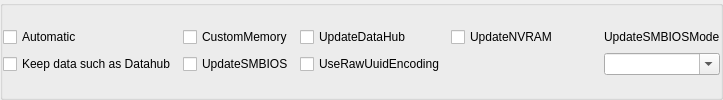
            <widget class="QGroupBox" name="groupBox_13">
             <property name="title">
              <string/>
             </property>
             <layout class="QGridLayout" name="gridLayout_54">
              <property name="leftMargin">
               <number>0</number>
              </property>
              <property name="topMargin">
               <number>0</number>
              </property>
              <property name="rightMargin">
               <number>0</number>
              </property>
              <property name="bottomMargin">
               <number>0</number>
              </property>
              <item row="0" column="0">
               <layout class="QGridLayout" name="gridLayout_27">
                <item row="1" column="0">
                 <widget class="QCheckBox" name="chkSaveDataHub">
                  <property name="toolTip">
                   <string notr="true">Whether to keep data such as Datahub when selecting Automatic.

----

选择自动时，是否要保留Datahub等数据。</string>
                  </property>
                  <property name="statusTip">
                   <string>Whether to keep data such as Datahub when selecting Automatic</string>
                  </property>
                  <property name="text">
                   <string>Keep data such as Datahub</string>
                  </property>
                 </widget>
                </item>
                <item row="1" column="2">
                 <widget class="QCheckBox" name="chkUseRawUuidEncoding">
                  <property name="toolTip">
                   <string notr="true">Each UUID AABBCCDD-EEFF-GGHH-IIJJ-KKLLMMNNOOPP is essentially a hexadecimal 16-byte number. 

It can be encoded in two ways:

• Big Endian — by writing all the bytes as they are without making any order changes ({AA BB CC DD EE FF GG HH II JJ KK LL MM NN OO PP}). This method is also known as RFC 4122 encoding or Raw encoding.

• Little Endian — by interpreting the bytes as numbers and using Little Endian byte representation ({DD CC BB AA FF EE HH GG II JJ KK LL MM NN OO PP}).

SMBIOS specification did not explicitly specify the encoding format for the UUID up to SMBIOS 2.6, where it stated that Little Endian encoding shall be used. This led to the confusion in both firmware implementations and system software as different vendors used different encodings prior to that.

• Apple uses Big Endian format everywhere but it ignores SMBIOS UUID within macOS.

• dmidecode uses Big Endian format for SMBIOS 2.5.x or lower and Little Endian for 2.6 and newer.

Acidanthera dmidecode prints all the three.

• Windows uses Little Endian format everywhere, but it only affects the visual representation of the values.

OpenCore always sets a recent SMBIOS version (currently 3.2) when generating the modified DMI tables. If UseRawUuidEncoding is enabled, then Big Endian format is used to store the SystemUUID data. Otherwise Little Endian is used.

Note: Since UUIDs used in DataHub and NVRAM are not standardised and are added by Apple, this preference does not affect them. Unlike SMBIOS they are always stored in the Big Endian format.

----

每个UUID AABBCCDD-EEFF-GGHH-IIJJ-KKLLMMNNOOPP基本上是一个16字节的十六进制数字。

它可以用两种方式进行编码：

- Big Endian - 将所有字节按原样写入，不做任何顺序改变（{AA BB CC DD EE FF GG HH II JJ KK LL MM NN OO PP}）。这种方法也被称为RFC 4122编码或原始编码。

- Little Endian - 将字节解释为数字，并使用Little Endian字节表示法（{DD CC BB AA FF EE HH GG II JJ KK LL MM NN OO PP}）。

SMBIOS规范并没有明确规定UUID的编码格式，直到SMBIOS 2.6，它规定应使用Little Endian编码。这就导致了固件实现和系统软件的混乱，因为在此之前不同的厂商使用了不同的编码。

- 苹果一般都使用Big Endian格式，但在macOS内它忽略了SMBIOS UUID。

- dmidecode对SMBIOS 2.5.x或更低版本使用Big Endian格式，对2.6及更新版本使用Little Endian格式。

Acidanthera dmidecode可以打印这三种格式。

- Windows一般都使用Little Endian格式，但它只影响数值的视觉表现。

OpenCore在生成修改后的DMI表时，总是设置一个最新的SMBIOS版本（目前是3.2）。如果启用UseRawUuidEncoding，则使用Big Endian格式来存储SystemUUID数据。否则使用Little Endian格式。

注意：由于DataHub和NVRAM中使用的UUID不是标准化的，是由Apple添加的，所以这个偏好不会影响它们。与SMBIOS不同，它们总是以Big Endian格式存储。
</string>
                  </property>
                  <property name="statusTip">
                   <string>Use raw encoding for SMBIOS UUIDs.</string>
                  </property>
                  <property name="text">
                   <string>UseRawUuidEncoding</string>
                  </property>
                 </widget>
                </item>
                <item row="1" column="1">
                 <widget class="QCheckBox" name="chkUpdateSMBIOS">
                  <property name="toolTip">
                   <string notr="true">Update SMBIOS fields. These fields are read from Generic or SMBIOS sections depending on Automatic value.

----

更新SMBIOS字段。这些字段根据Automatic值从通用或SMBIOS部分读取。

</string>
                  </property>
                  <property name="statusTip">
                   <string>Update SMBIOS fields. These fields are read from Generic or SMBIOS sections depending on
 Automatic value.</string>
                  </property>
                  <property name="text">
                   <string>UpdateSMBIOS</string>
                  </property>
                 </widget>
                </item>
                <item row="0" column="0">
                 <widget class="QCheckBox" name="chkAutomatic">
                  <property name="toolTip">
                   <string notr="true">Generate PlatformInfo based on the Generic section instead of using values from the DataHub,NVRAM and SMBIOS sections.

----

基于Generic部分生成PlatformInfo，而不是使用DataHub、NVRAM和SMBIOS部分的值。
</string>
                  </property>
                  <property name="statusTip">
                   <string>Generate PlatformInfo based on the Generic section instead of using values from the DataHub,
 NVRAM, and SMBIOS sections.</string>
                  </property>
                  <property name="whatsThis">
                   <string/>
                  </property>
                  <property name="text">
                   <string>Automatic</string>
                  </property>
                 </widget>
                </item>
                <item row="0" column="3">
                 <widget class="QCheckBox" name="chkUpdateNVRAM">
                  <property name="toolTip">
                   <string notr="true">These fields are read from Generic or PlatformNVRAM sections depending on Automatic value. 

All the other fields are to be specified with NVRAM section.

If UpdateNVRAM is set to false the aforementioned variables can be updated with NVRAM section. 

If UpdateNVRAM is set to true the behaviour is undefined when any of the fields are present in NVRAM section.

----

这些字段根据 Automatic（自动）值从Generic（通用）或PlatformNVRAM（平台NVRAM）部分读取。

所有其他的字段都要通过NVRAM部分来指定。

如果UpdateNVRAM被设置为false，则上述变量可以通过NVRAM部分进行更新。

如果UpdateNVRAM被设置为true，则当NVRAM部分中存在任何字段时，行为是未定义的。
</string>
                  </property>
                  <property name="statusTip">
                   <string> Update NVRAM fields related to platform information.</string>
                  </property>
                  <property name="text">
                   <string>UpdateNVRAM</string>
                  </property>
                 </widget>
                </item>
                <item row="0" column="1">
                 <widget class="QCheckBox" name="chkCustomMemory">
                  <property name="toolTip">
                   <string notr="true">Use custom memory configuration defined in the Memory section. 

This completely replaces any existing memory configuration in SMBIOS, and is only active when UpdateSMBIOS is set to true.

----

使用在 &quot;内存 &quot;部分定义的自定义内存配置。

这将完全取代SMBIOS中任何现有的内存配置，并且只有当UpdateSMBIOS被设置为true时才会激活。
</string>
                  </property>
                  <property name="statusTip">
                   <string>Use custom memory configuration defined in the Memory section. This completely replaces any
 existing memory configuration in SMBIOS, and is only active when UpdateSMBIOS is set to true.</string>
                  </property>
                  <property name="text">
                   <string>CustomMemory</string>
                  </property>
                 </widget>
                </item>
                <item row="1" column="5">
                 <widget class="QComboBox" name="cboxUpdateSMBIOSMode">
                  <property name="editable">
                   <bool>true</bool>
                  </property>
                 </widget>
                </item>
                <item row="0" column="5">
                 <widget class="QLabel" name="label_22">
                  <property name="toolTip">
                   <string notr="true">• TryOverwrite — Overwrite if new size is &lt;= than the page-aligned  original and there are no issues with legacy region unlock. Create otherwise. Has issues with some firmwares.

• Create — Replace the tables with newly allocated EfiReservedMemoryType at AllocateMaxAddress without any fallbacks.

• Overwrite — Overwrite existing gEfiSmbiosTableGuid and gEfiSmbiosTable3Guid data if it fits new size.Abort with unspecified state otherwise.

• Custom — Write SMBIOS tables (gEfiSmbios(3)TableGuid) to gOcCustomSmbios(3)TableGuid to workaround firmwares overwriting SMBIOS contents at ExitBootServices. Otherwise equivalent to Create. 

Requires patching AppleSmbios.kext and AppleACPIPlatform.kext to read from another GUID: &quot;EB9D2D31&quot; -&quot;EB9D2D35&quot; (in ASCII), done automatically by CustomSMBIOSGuid quirk.

Note: A side effect of using Custom approach is making SMBIOS updates exclusive to macOS, avoiding a collission with existing Windows activation and custom OEM software but potentially breaking Apple-specific tools.

----

- TryOverwrite - 如果新的尺寸比页面对齐的原始尺寸小，并且没有遗留区域解锁的问题，则覆盖，否则创建，但在某些固件上可能会有问题。

- Create - 在AllocateMaxAddress处用新分配的EfiReservedMemoryType替换表，不做任何回退。

- Overwrite - 覆盖现有的gEfiSmbiosTableGuid和gEfiSmbiosTable3Guid数据，如果它适合新的大小。

- Custom - 将SMBIOS表gEfiSmbios(3)TableGuid写入gOcCustomSmbios(3)TableGuid，以解决固件在ExitBootServices覆盖SMBIOS内容的问题，否则等同于Create。

需要对 AppleSmbios.kext 和 AppleACPIPlatform.kext 打补丁，使其能从另一个 GUID：&quot;EB9D2D31&quot; - &quot;EB9D2D35&quot; (ASCII) 中读取，由 CustomSMBIOSGuid 选项自动完成。

注意：使用Custom方法的一个副作用是使SMBIOS更新成为macOS独有的，避免了与现有Windows激活和自定义OEM软件的冲突，但有可能破坏苹果的专用工具。
</string>
                  </property>
                  <property name="statusTip">
                   <string> Update SMBIOS fields approach.</string>
                  </property>
                  <property name="text">
                   <string>UpdateSMBIOSMode</string>
                  </property>
                 </widget>
                </item>
                <item row="0" column="2">
                 <widget class="QCheckBox" name="chkUpdateDataHub">
                  <property name="toolTip">
                   <string notr="true">Description: Update Data Hub fields. 

These fields are read from the Generic or DataHub sections depending on the setting of the Automatic property.

Note: The implementation of the Data Hub protocol in EFI firmware on virtually all systems, including Apple hardware, means that existing Data Hub entries cannot be overridden. 

New entries are added to the end of the Data Hub instead, with macOS ignoring old entries. This can be worked around by replacing the Data Hub protocol using the ProtocolOverrides section. Refer to the DataHub protocol override description for details.
----
说明：更新数据枢纽(Data Hub)字段。

根据自动属性的设置，这些字段从 Generic 或 DataHub 部分读取。

注意：几乎所有系统（包括 Apple 硬件）在 EFI 固件中实施 Data Hub 协议，意味着现有的 Data Hub 条目不能被覆盖。

新条目会被添加到Data Hub的末尾，而macOS会忽略旧条目。可以通过使用 ProtocolOverrides 部分替换 Data Hub 协议来解决这个问题。详情请参考 DataHub 协议覆盖说明。

</string>
                  </property>
                  <property name="statusTip">
                   <string>Update Data Hub fields. These fields are read from the Generic or DataHub sections depending
 on the setting of the Automatic property.</string>
                  </property>
                  <property name="text">
                   <string>UpdateDataHub</string>
                  </property>
                 </widget>
                </item>
                <item row="0" column="4">
                 <spacer name="horizontalSpacer_18">
                  <property name="orientation">
                   <enum>Qt::Horizontal</enum>
                  </property>
                  <property name="sizeHint" stdset="0">
                   <size>
                    <width>40</width>
                    <height>20</height>
                   </size>
                  </property>
                 </spacer>
                </item>
                <item row="1" column="4">
                 <spacer name="horizontalSpacer_19">
                  <property name="orientation">
                   <enum>Qt::Horizontal</enum>
                  </property>
                  <property name="sizeHint" stdset="0">
                   <size>
                    <width>40</width>
                    <height>20</height>
                   </size>
                  </property>
                 </spacer>
                </item>
               </layout>
              </item>
             </layout>
            </widget>
